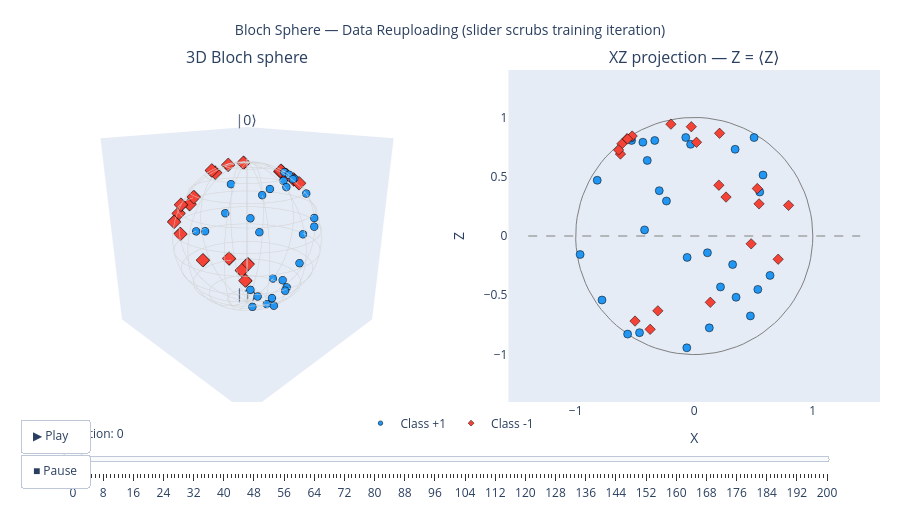

Write notebook code for a chart like this one.
### Markdown cell above
---
## 27. Interactive Bloch Sphere — Data Reuploading (1 qubit)

With only **1 qubit**, the Bloch sphere is the complete picture — no partial trace needed.

**Left**: 3D sphere with stem lines to the equatorial plane for depth perception.

**Right**: 2D front projection (XZ plane). The vertical axis is exactly $\langle Z \rangle$: the model's prediction. Watch the two classes migrate toward opposite poles as training progresses.

### Code cell
qibo.set_backend("numpy")  # Bloch path bypasses qibo

# Pre-compute Bloch coordinates for every (iteration, sample). One batched
# numpy forward per iteration -- cheap.
print("Pre-computing Bloch sphere states (this populates the slider frames)...")
bloch_dr = precompute_bloch(history_dr['params'], X_bloch, nqubits_dr, circuit_type='dr')

# Self-contained Plotly viewer. All frame data is embedded in the figure JSON,
# so once this cell has been run the slider keeps working in the saved
# notebook (no kernel needed).
fig_bloch_dr = make_bloch_plotly(bloch_dr, Y_bloch, 1,
                                  suptitle="Bloch Sphere — Data Reuploading (slider scrubs training iteration)", height=520)
fig_bloch_dr.show()
